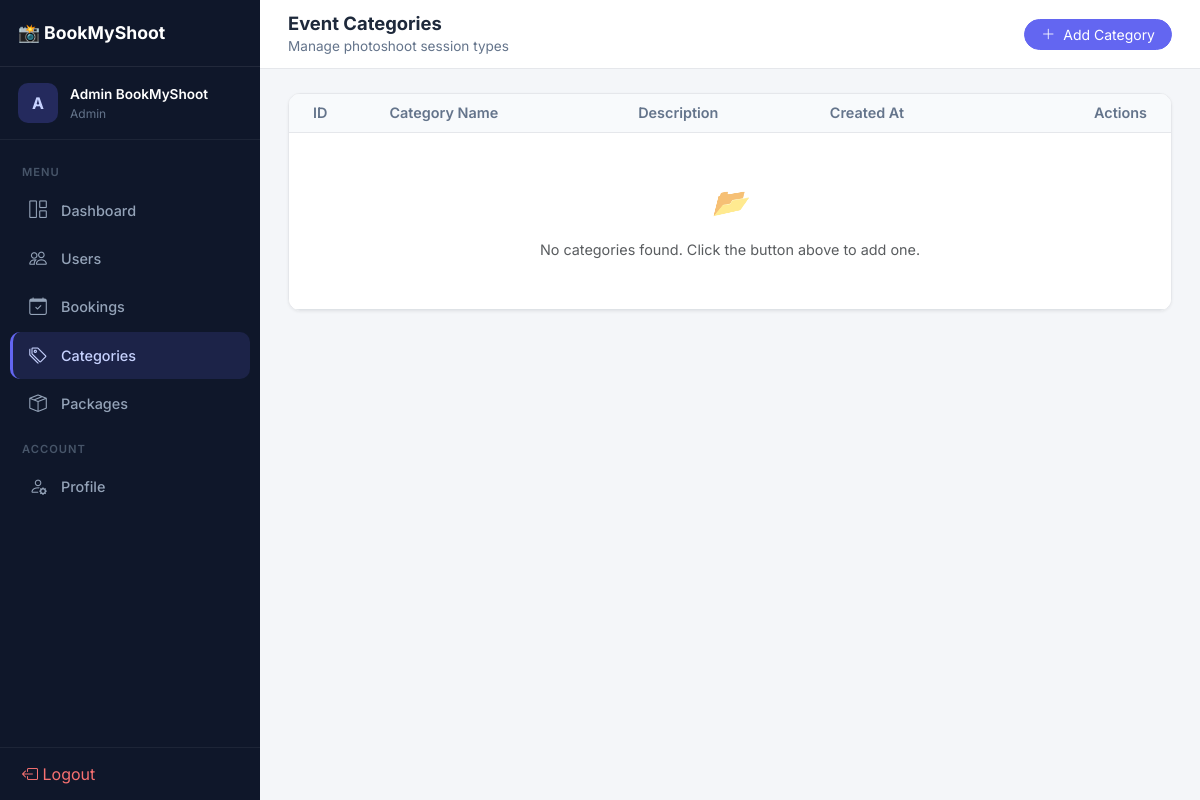
Page /admin/categories (signed in) on the committed database.
### backend/models.py (models this page shows, shortened)
class User(db.Model, UserMixin):
    __tablename__ = 'users'
    id = db.Column(db.Integer, primary_key=True)
    first_name = db.Column(db.String(100), nullable=False)
    last_name = db.Column(db.String(100), nullable=False)
    email = db.Column(db.String(120), unique=True, nullable=False, index=True)
    phone = db.Column(db.String(20), nullable=True)
    user_type = db.Column(db.String(20), nullable=False, default='customer')
    password_hash = db.Column(db.String(255), nullable=False)
    profile_image = db.Column(db.String(255), nullable=True)
    is_active = db.Column(db.Boolean, default=True)
    created_at = db.Column(db.DateTime, default=datetime.utcnow)
    updated_at = db.Column(db.DateTime, default=datetime.utcnow, onupdate=datetime.utcnow)
    bookings = db.relationship('Booking', backref='customer', lazy=True, foreign_keys='Booking.customer_id',
                               cascade='all, delete-orphan')
    notifications = db.relationship('Notification', backref='user', lazy=True, cascade='all, delete-orphan')
    activities = db.relationship('ActivityLog', backref='user', lazy=True, cascade='all, delete-orphan')

### backend/admin/routes.py (the view)
@admin_bp.route('/categories', methods=['GET'])
@admin_required
def categories():
    categories = EventCategory.query.order_by(EventCategory.name).all()
    form = EventCategoryForm()
    return render_template('admin/categories.html', categories=categories, form=form)

### backend/admin/routes.py (called while the page is built)
def admin_required(f):
    @wraps(f)
    def decorated_function(*args, **kwargs):
        if not current_user.is_authenticated or current_user.user_type != 'admin':
            flash('Admin access required.', 'error')
            return redirect(url_for('login'))
        return f(*args, **kwargs)
    return decorated_function

### backend/app.py (called while the page is built)
@app.before_request
def enforce_csrf_for_non_api_routes():
    if request.path.startswith('/api/'):
        return
    if request.method in ('POST', 'PUT', 'PATCH', 'DELETE'):
        csrf.protect()

@login_manager.user_loader
def load_user(user_id):
    return User.query.get(int(user_id))

### backend/admin/templates/admin/categories.html (shortened to what this page needs)
{% extends "base.html" %}
{% block content %}
<div class="topbar">
    <div>
        <h1>Event Categories</h1>
        <div class="breadcrumb">Manage photoshoot session types</div>
    </div>
    <div class="topbar-actions">
        <button type="button" class="btn btn-primary btn-sm rounded-pill px-3" data-bs-toggle="modal" data-bs-target="#addCategoryModal"><i class="bi bi-plus-lg me-1"></i> Add Category</button>
    </div>
</div>
<div class="page-content fade-in">
<div class="card overflow-hidden">
    <div class="table-responsive">
        <table class="table table-hover align-middle mb-0">
            <thead class="bg-light">
                <tr>
                    <th class="ps-4">ID</th>
                    <th>Category Name</th>
                    <th>Description</th>
                    <th>Created At</th>
                    <th class="text-end pe-4">Actions</th>
                </tr>
            </thead>
            <tbody>
                {% if categories %}
                {% for cat in categories %}
                <tr>
                    <td class="ps-4 text-muted small">#{{ cat.id }}</td>
                    <td><span class="fw-bold">{{ cat.name }}</span></td>
                    <td><span class="text-muted small text-truncate d-inline-block" style="max-width: 250px;">{{
                            cat.description or 'No description' }}</span></td>
                    <td><span class="text-muted small">{{ cat.created_at.strftime('%d %b, %Y') }}</span></td>
                    <td class="text-end pe-4">
                        <button class="btn btn-sm btn-outline-primary me-1" data-bs-toggle="modal"
                            data-bs-target="#editCategoryModal" data-id="{{ cat.id }}" data-name="{{ cat.name }}"
                            data-description="{{ cat.description }}">⚙️ Edit</button>
                        <button class="btn btn-sm btn-outline-danger"
                            onclick="confirmDelete('{{ cat.id }}', '{{ cat.name }}')">🗑️ Delete</button>
                    </td>
                </tr>
                {% endfor %}
                {% else %}
                <tr>
                    <td colspan="5" class="text-center py-5 text-muted">
                        <i class="d-block mb-3 fs-3">📂</i>
                        No categories found. Click the button above to add one.
                    </td>
                </tr>
                {% endif %}
            </tbody>
        </table>
    </div>
</div>
</div>
{% endblock %}

### backend/templates/base.html (shortened to what this page needs)
<!DOCTYPE html>
<html lang="en">
<head>
    <link href="https://cdn.jsdelivr.net/npm/bootstrap@5.3.0/dist/css/bootstrap.min.css" rel="stylesheet">
    <link rel="stylesheet" href="https://cdn.jsdelivr.net/npm/bootstrap-icons@1.11.0/font/bootstrap-icons.css">
    <link rel="stylesheet" href="https://cdnjs.cloudflare.com/ajax/libs/animate.css/4.1.1/animate.min.css" />
</head>
<body>
    {% if not hide_sidebar and current_user.is_authenticated %}
    <aside class="sidebar" id="sidebar">
        <div class="sidebar-brand">📸 BookMyShoot</div>
        <div class="sidebar-user">
            <div class="avatar">{{ current_user.first_name[0]|upper }}</div>
            <div class="info">
                <div class="name">{{ current_user.first_name }} {{ current_user.last_name }}</div>
                <div class="role">{{ current_user.user_type }}</div>
            </div>
        </div>
        <nav class="sidebar-nav">
            <div class="nav-section">Menu</div>
            {% if current_user.user_type == 'admin' %}
            <a href="{{ url_for('admin.dashboard') }}" class="{{ 'active' if request.endpoint == 'admin.dashboard' }}"><i class="bi bi-grid-1x2"></i> Dashboard</a>
            <a href="{{ url_for('admin.users') }}" class="{{ 'active' if request.endpoint == 'admin.users' }}"><i class="bi bi-people"></i> Users</a>
            <a href="{{ url_for('admin.bookings') }}" class="{{ 'active' if request.endpoint == 'admin.bookings' }}"><i class="bi bi-calendar-check"></i> Bookings</a>
            <a href="{{ url_for('admin.categories') }}" class="{{ 'active' if request.endpoint == 'admin.categories' }}"><i class="bi bi-tags"></i> Categories</a>
            <a href="{{ url_for('admin.packages') }}" class="{{ 'active' if request.endpoint == 'admin.packages' }}"><i class="bi bi-box-seam"></i> Packages</a>
            <div class="nav-section">Account</div>
            <a href="{{ url_for('admin.profile') }}" class="{{ 'active' if request.endpoint == 'admin.profile' }}"><i class="bi bi-person-gear"></i> Profile</a>
            {% endif %}
        </nav>
        <div class="sidebar-footer">
            <a href="{{ url_for('logout') }}" class="sidebar-nav a"><i class="bi bi-box-arrow-left"></i> Logout</a>
        </div>
    </aside>
    {% endif %}
    <main class="{% if not hide_sidebar and current_user.is_authenticated %}main-content{% else %}{% block main_class %}container py-5{% endblock %}{% endif %}">
        {% block content %}{% endblock %}
    </main>
</body>
</html>

### backend/templates/base.html (style rules this page uses)
:root { --bg: #f4f6f9; --sidebar-bg: #0f172a; --sidebar-active: rgba(99, 102, 241, 0.15); --sidebar-active-border: #6366f1; --card-bg: #ffffff; --card-border: #e5e7eb; --card-shadow: 0 1px 3px rgba(0,0,0,0.06); --text: #1e293b; --muted: #64748b; --primary: #6366f1; --primary-hover: #4f46e5; --success: #22c55e; --danger: #ef4444; --warning: #f59e0b; --info: #3b82f6; --sidebar-width: 260px; --radius: 12px; }
* { box-sizing: border-box; }
body { font-family: 'Inter', sans-serif; background: var(--bg); color: var(--text); margin: 0; min-height: 100vh; }
a { color: inherit; text-decoration: none; }
.sidebar { width: var(--sidebar-width); background: var(--sidebar-bg); color: #cbd5e1; position: fixed; top: 0; left: 0; bottom: 0; z-index: 1000; display: flex; flex-direction: column; transition: transform .3s ease; overflow-y: auto; }
.sidebar-brand { padding: 20px 18px; border-bottom: 1px solid rgba(255,255,255,0.08); font-weight: 700; font-size: 1.1rem; color: #fff; display: flex; align-items: center; gap: 10px; }
.sidebar-user { padding: 16px 18px; display: flex; align-items: center; gap: 12px; border-bottom: 1px solid rgba(255,255,255,0.06); }
.sidebar-user .avatar { width: 40px; height: 40px; border-radius: 10px; background: rgba(99,102,241,0.25); color: #c7d2fe; display: grid; place-items: center; font-weight: 700; font-size: 1rem; }
.sidebar-user .info { font-size: 0.85rem; }
.sidebar-user .info .name { color: #fff; font-weight: 600; }
.sidebar-user .info .role { color: var(--muted); text-transform: capitalize; font-size: 0.75rem; }
.sidebar-nav { padding: 12px 10px; flex: 1; }
.sidebar-nav .nav-section { font-size: 0.7rem; text-transform: uppercase; letter-spacing: 1px; color: #475569; padding: 12px 12px 6px; font-weight: 600; }
.sidebar-nav a { display: flex; align-items: center; gap: 12px; padding: 10px 14px; border-radius: 10px; color: #94a3b8; font-weight: 500; font-size: 0.9rem; margin-bottom: 2px; transition: all .2s ease; border-left: 3px solid transparent; }
.sidebar-nav a.active { color: #c7d2fe; background: var(--sidebar-active); border-left-color: var(--sidebar-active-border); }
.sidebar-nav a i { font-size: 1.1rem; width: 22px; text-align: center; }
.sidebar-footer { padding: 14px 12px; border-top: 1px solid rgba(255,255,255,0.06); }
.sidebar-footer a { color: #f87171; }
.main-content { margin-left: var(--sidebar-width); min-height: 100vh; transition: margin-left .3s ease; }
.topbar { background: var(--card-bg); border-bottom: 1px solid var(--card-border); padding: 12px 28px; display: flex; justify-content: space-between; align-items: center; position: sticky; top: 0; z-index: 30; }
.topbar h1 { margin: 0; font-size: 1.15rem; font-weight: 700; }
.topbar .breadcrumb { font-size: 0.85rem; color: var(--muted); margin: 2px 0 0; }
.topbar-actions { display: flex; align-items: center; gap: 12px; }
.card { background: var(--card-bg); border: 1px solid var(--card-border); border-radius: var(--radius); box-shadow: var(--card-shadow); }
.btn-primary { background: var(--primary); border-color: var(--primary); }
.table { font-size: 0.9rem; }
.table thead th { background: #f8fafc; color: var(--muted); font-weight: 600; border-bottom: 1px solid var(--card-border); }
.table td { vertical-align: middle; }
.page-content { padding: 24px 28px; }
.fade-in { animation: fadeIn .4s ease forwards; }

### rows in the picture
User: first_name "A", first_name "Admin", last_name "BookMyShoot", user_type "Admin"
